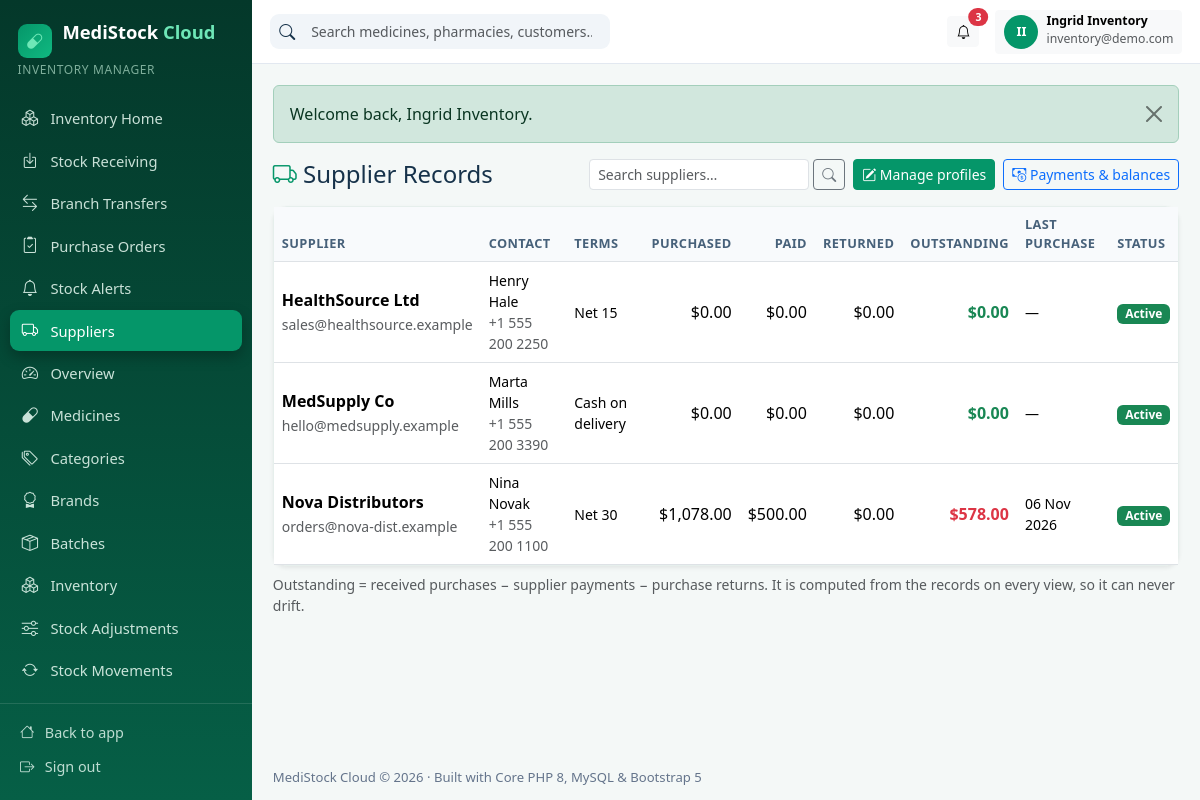
Screenshot of /inventory/suppliers.php (signed in) with the database file from the repository.
### tables this page shows
CREATE TABLE IF NOT EXISTS users (
    id                        INT UNSIGNED AUTO_INCREMENT PRIMARY KEY,
    tenant_id                 INT UNSIGNED NULL,           
    role_id                   INT UNSIGNED NOT NULL,
    name                      VARCHAR(120) NOT NULL,
    email                     VARCHAR(190) NOT NULL UNIQUE,
    password_hash             VARCHAR(255) NOT NULL,
    phone                     VARCHAR(40)  NULL,
    status                    ENUM('active','inactive','invited') NOT NULL DEFAULT 'active',
    email_verified_at         DATETIME NULL,
    email_verification_token  VARCHAR(100) NULL,
    invitation_token          VARCHAR(100) NULL,
    invited_at                DATETIME NULL,
    last_login_at             DATETIME NULL,
    created_at                TIMESTAMP NULL,
    updated_at                TIMESTAMP NULL,
    deleted_at                TIMESTAMP NULL,
    INDEX idx_users_tenant (tenant_id),
    CONSTRAINT fk_users_tenant FOREIGN KEY (tenant_id) REFERENCES tenants (id) ON DELETE CASCADE,
    CONSTRAINT fk_users_role   FOREIGN KEY (role_id)   REFERENCES roles (id)   ON DELETE RESTRICT
);

CREATE TABLE IF NOT EXISTS roles (
    id          INT UNSIGNED AUTO_INCREMENT PRIMARY KEY,
    `key`       VARCHAR(50)  NOT NULL UNIQUE,
    name        VARCHAR(100) NOT NULL,
    description VARCHAR(255) NULL,
    created_at  TIMESTAMP NULL,
    updated_at  TIMESTAMP NULL
);

CREATE TABLE IF NOT EXISTS suppliers (
    id             INT UNSIGNED AUTO_INCREMENT PRIMARY KEY,
    tenant_id      INT UNSIGNED NOT NULL,
    name           VARCHAR(160) NOT NULL,
    contact_person VARCHAR(120) NULL,
    email          VARCHAR(190) NULL,
    phone          VARCHAR(40)  NULL,
    address        VARCHAR(255) NULL,
    payment_terms  VARCHAR(80)  NULL,
    status         ENUM('active','inactive') NOT NULL DEFAULT 'active',
    created_at     TIMESTAMP NULL,
    updated_at     TIMESTAMP NULL,
    deleted_at     TIMESTAMP NULL,
    INDEX idx_sup_tenant (tenant_id, name),
    CONSTRAINT fk_sup_tenant FOREIGN KEY (tenant_id) REFERENCES tenants (id) ON DELETE CASCADE
);

### public/inventory/suppliers.php (the view, shortened to what the rows shown need)
<?php
$user = require_tenant();
$tid = tenant_id();
$pdo = db();
$where = 's.tenant_id = ? AND s.deleted_at IS NULL';
$params = [$tid];
$stmt = $pdo->prepare(
    "SELECT s.*,
            (SELECT COALESCE(SUM(total_amount), 0) FROM purchases p WHERE p.supplier_id = s.id AND p.tenant_id = s.tenant_id AND p.status = 'received') AS purchased,
            (SELECT COALESCE(SUM(amount), 0) FROM supplier_payments sp WHERE sp.supplier_id = s.id AND sp.tenant_id = s.tenant_id) AS paid,
            (SELECT COALESCE(SUM(total_amount), 0) FROM purchase_returns pr WHERE pr.supplier_id = s.id AND pr.tenant_id = s.tenant_id AND pr.status = 'completed') AS returned,
            (SELECT MAX(created_at) FROM purchases p2 WHERE p2.supplier_id = s.id AND p2.tenant_id = s.tenant_id) AS last_purchase
       FROM suppliers s WHERE {$where} ORDER BY s.name"
);
$stmt->execute($params);
$rows = $stmt->fetchAll();
admin_header('Suppliers', 'inventory/suppliers.php');
?>
<div class="card shadow-sm"><div class="table-responsive"><table class="table table-hover align-middle mb-0">
  <thead><tr><th>Supplier</th><th>Contact</th><th>Terms</th><th class="text-end">Purchased</th><th class="text-end">Paid</th><th class="text-end">Returned</th><th class="text-end">Outstanding</th><th>Last purchase</th><th>Status</th></tr></thead>
  <tbody>
  <?php foreach ($rows as $s): $balance = round((float)$s['purchased'] - (float)$s['paid'] - (float)$s['returned'], 2); ?>
    <tr>
      <td><strong><?= e($s['name']) ?></strong><br><small class="text-muted"><?= e($s['email'] ?? '') ?></small></td>
      <td class="small"><?= e($s['contact_person'] ?? '') ?><br><span class="text-muted"><?= e($s['phone'] ?? '') ?></span></td>
      <td class="small"><?= e($s['payment_terms'] ?? '') ?></td>
      <td class="text-end"><?= money((float)$s['purchased']) ?></td>
      <td class="text-end"><?= money((float)$s['paid']) ?></td>
      <td class="text-end"><?= money((float)$s['returned']) ?></td>
      <td class="text-end"><strong class="<?= $balance > 0 ? 'text-danger' : 'text-success' ?>"><?= money($balance) ?></strong></td>
      <td class="small"><?= $s['last_purchase'] ? e(fmt_date($s['last_purchase'])) : '—' ?></td>
      <td><?= status_badge($s['status']) ?></td>
    </tr>
  <?php endforeach; ?>
  </tbody>
</table></div></div>
<?php admin_footer(); ?>

### app/View.php (shortened to what the rows shown need)
<?php
function admin_menu(): array
{
    $role = current_user()['role_key'] ?? '';
    $posHref = in_array($role, ['cashier', 'pharmacist'], true) ? 'cashier/pos.php' : 'admin/pos.php';
    $items = [
        ['admin/dashboard.php', 'bi-speedometer2', 'Overview', 'dashboard.view'],
        [$posHref, 'bi-upc-scan', 'Pharmacy POS', 'pos.access'],
        ['admin/sales.php', 'bi-cart-check', 'Sales', 'sales.view'],
        ['admin/returns.php', 'bi-arrow-counterclockwise', 'Sales Returns', 'sales.manage'],
        ['admin/medicines.php', 'bi-capsule', 'Medicines', 'medicines.view'],
        ['admin/categories.php', 'bi-tags', 'Categories', 'medicines.view'],
        ['admin/brands.php', 'bi-award', 'Brands', 'medicines.view'],
        ['admin/batches.php', 'bi-box-seam', 'Batches', 'stock.view'],
        ['admin/inventory.php', 'bi-boxes', 'Inventory', 'stock.view'],
        ['admin/adjustments.php', 'bi-sliders', 'Stock Adjustments', 'stock.adjust'],
        ['admin/movements.php', 'bi-arrow-repeat', 'Stock Movements', 'stock.view'],
        ['admin/transfers.php', 'bi-arrow-left-right', 'Branch Transfers', 'stock.view'],
        ['admin/expiry.php', 'bi-calendar-x', 'Expiry Management', 'stock.view'],
        ['admin/lowstock.php', 'bi-exclamation-triangle', 'Low Stock Alerts', 'stock.view'],
        ['admin/purchases.php', 'bi-bag-plus', 'Purchases', 'purchases.manage'],
        ['admin/purchase-orders.php', 'bi-clipboard2-check', 'Purchase Orders', 'purchases.manage'],
        ['admin/suppliers.php', 'bi-truck', 'Suppliers', 'suppliers.manage'],
        ['admin/supplier-payments.php', 'bi-cash-coin', 'Supplier Payments', 'purchases.manage'],
        ['admin/customers.php', 'bi-person-heart', 'Customers', 'customers.manage'],
        ['admin/prescriptions.php', 'bi-file-earmark-medical', 'Prescriptions', 'prescriptions.manage'],
        ['admin/expenses.php', 'bi-wallet2', 'Expenses', 'expenses.manage'],
        ['admin/staff.php', 'bi-people', 'Staff', 'staff.manage'],
        ['admin/branches.php', 'bi-diagram-3', 'Branches', 'branches.manage'],
        ['admin/reports.php', 'bi-graph-up', 'Reports & Analytics', 'reports.view'],
        ['admin/subscription.php', 'bi-stars', 'Subscription', 'billing.manage'],
        ['admin/settings.php', 'bi-gear', 'Settings', 'settings.manage'],
    ];
    $items = array_values(array_filter($items, static fn($i) => $i[3] === null || can($i[3])));
    $roleItems = match ($role) {
        'pharmacist' => [
            ['pharmacist/dashboard.php', 'bi-clipboard2-pulse', 'Pharmacist Home', null],
            ['pharmacist/prescriptions.php', 'bi-file-earmark-medical', 'My Prescriptions', null],
            ['pharmacist/medicines.php', 'bi-search-heart', 'Medicine Search', null],
            ['pharmacist/dispensing.php', 'bi-clipboard-check', 'Dispensing Records', null],
            ['pharmacist/sales.php', 'bi-receipt', 'Sales History', null],
        ],
        'cashier' => [
            ['cashier/dashboard.php', 'bi-cash-register', 'Cashier Home', null],
            ['cashier/sales.php', 'bi-receipt', 'My Sales', null],
        ],
        'inventory_manager' => [
            ['inventory/dashboard.php', 'bi-boxes', 'Inventory Home', null],
            ['inventory/receiving.php', 'bi-box-arrow-in-down', 'Stock Receiving', null],
            ['inventory/transfers.php', 'bi-arrow-left-right', 'Branch Transfers', null],
            ['inventory/purchase-orders.php', 'bi-clipboard2-check', 'Purchase Orders', null],
            ['inventory/alerts.php', 'bi-bell', 'Stock Alerts', null],
            ['inventory/suppliers.php', 'bi-truck', 'Suppliers', null],
        ],
        default => [],
    };
    return array_merge($roleItems, $items);
}
function admin_header(string $title, string $active = ''): void
{
    $u = current_user();
    ?>
<!DOCTYPE html>
<html lang="en">
<head>
<link href="https://cdn.jsdelivr.net/npm/bootstrap@5.3.3/dist/css/bootstrap.min.css" rel="stylesheet">
<link href="https://cdn.jsdelivr.net/npm/bootstrap-icons@1.11.3/font/bootstrap-icons.min.css" rel="stylesheet">
<link href="<?= asset('css/style.css') ?>" rel="stylesheet">
</head>
<body class="admin-body">
<div class="admin-wrapper">
  <aside class="admin-sidebar" id="adminSidebar">
    <div class="sidebar-brand"><span class="brand-badge"><i class="bi bi-capsule"></i></span> MediStock <span>Cloud</span></div>
    <div class="sidebar-role"><?= e(is_super_admin() ? 'Platform Super Admin' : ($u['role_name'] ?? '')) ?></div>
    <nav class="sidebar-nav">
      <?php foreach (admin_menu() as [$href, $icon, $label, $perm]): ?>
        <a href="<?= url($href) ?>" class="<?= $active === $href ? 'active' : '' ?>"><i class="bi <?= e($icon) ?>"></i> <span><?= e($label) ?></span></a>
      <?php endforeach; ?>
    </nav>
    <div class="sidebar-footer">
      <a href="<?= url(is_super_admin() ? 'index.php' : 'admin/index.php') ?>"><i class="bi bi-house"></i> <span>Back to app</span></a>
      <a href="<?= url('logout.php') ?>"><i class="bi bi-box-arrow-right"></i> <span>Sign out</span></a>
    </div>
  </aside>
  <div class="admin-main">
    <header class="admin-topbar">
      <div class="ms-auto d-flex align-items-center gap-3">
        <div class="dropdown">
          <button class="btn btn-sm btn-light d-flex align-items-center gap-2" data-bs-toggle="dropdown">
            <span class="d-none d-md-inline text-start"><strong class="d-block small lh-1"><?= e($u['name'] ?? '') ?></strong><small class="text-muted"><?= e($u['email'] ?? '') ?></small></span>
          </button>
        </div>
      </div>
    </header>
    <main class="admin-content">
<?php
}
function admin_footer(): void
{
    ?>
    </main>
  </div>
</div>
</body>
</html>
<?php
}

### app/helpers.php (shortened to what the rows shown need)
<?php
function e($value): string
{
    return htmlspecialchars((string)($value ?? ''), ENT_QUOTES, 'UTF-8');
}
function url(string $path = ''): string
{
    $app = $GLOBALS['app_config'] ?? ['url' => ''];
    return rtrim($app['url'], '/') . '/' . ltrim($path, '/');
}
function asset(string $path): string
{
    return url('assets/' . ltrim($path, '/'));
}
function money($amount): string
{
    $currency = ($GLOBALS['app_config']['currency'] ?? 'USD');
    $symbol = ['USD' => '$', 'EUR' => '€', 'GBP' => '£', 'PKR' => 'Rs '][$currency] ?? ($currency . ' ');
    return $symbol . number_format((float)$amount, 2);
}
function fmt_date($value, string $format = 'd M Y'): string
{
    $ts = strtotime((string)$value);
    return $ts ? date($format, $ts) : '—';
}
function status_badge(?string $status): string
{
    $map = [
        'active' => 'success', 'verified' => 'success', 'paid' => 'success', 'completed' => 'success',
        'pending' => 'warning', 'trial' => 'info', 'grace' => 'warning', 'open' => 'info',
        'suspended' => 'danger', 'expired' => 'danger', 'failed' => 'danger', 'cancelled' => 'secondary',
        'refunded' => 'secondary', 'closed' => 'secondary', 'inactive' => 'secondary',
    ];
    $class = $map[$status ?? ''] ?? 'secondary';
    return '<span class="badge bg-' . $class . '">' . e(ucfirst((string)$status)) . '</span>';
}
function current_user(): ?array
{
    static $user = false;
    if ($user !== false) {
        return $user ?: null;
    }
    $stmt = db()->prepare(
        'SELECT u.*, r.key AS role_key, r.name AS role_name
           FROM users u JOIN roles r ON r.id = u.role_id
          WHERE u.id = ? AND u.deleted_at IS NULL LIMIT 1'
    );
    $stmt->execute([$_SESSION['user_id']]);
    $row = $stmt->fetch();
    $user = $row ?: null;
    return $user;
}
function tenant_id(): ?int
{
    $u = current_user();
    return $u && $u['tenant_id'] !== null ? (int)$u['tenant_id'] : null;
}
function is_super_admin(): bool
{
    $u = current_user();
    return $u !== null && $u['role_key'] === 'super_admin';
}
function require_login(): array
{
    $u = current_user();
    return $u;
}
function require_tenant(): array
{
    $u = require_login();
    $tid = tenant_id();
    $stmt = db()->prepare('SELECT status FROM tenants WHERE id = ? LIMIT 1');
    $stmt->execute([$tid]);
    return $u;
}

### rows the page displays
users: role.name "INVENTORY MANAGER", name "Ingrid Inventory", email "inventory@demo.com"
suppliers: name "HealthSource Ltd", email "sales@healthsource.example", contact_person "Henry Hale", phone "+1 555 200 2250", payment_terms "Net 15", purchased "$0.00", paid "$0.00", returned "$0.00", balance "$0.00", status "Active"
suppliers: name "MedSupply Co", email "hello@medsupply.example", contact_person "Marta Mills", phone "+1 555 200 3390", payment_terms "Cash on delivery", purchased "$0.00", paid "$0.00", returned "$0.00", balance "$0.00", status "Active"
suppliers: name "Nova Distributors", email "orders@nova-dist.example", contact_person "Nina Novak", phone "+1 555 200 1100", payment_terms "Net 30", purchased "$1,078.00", paid "$500.00", returned "$0.00", balance "$578.00", last_purchase "06 Nov 2026", status "Active"

### other values shown
$label "Inventory Home"
$label "Stock Receiving"
$label "Branch Transfers"
$label "Purchase Orders"
$label "Stock Alerts"
$label "Suppliers"
$label "Overview"
$label "Medicines"
$label "Categories"
$label "Brands"
$label "Batches"
$label "Inventory"
$label "Stock Adjustments"
$label "Stock Movements"
count($notifications) "3"
